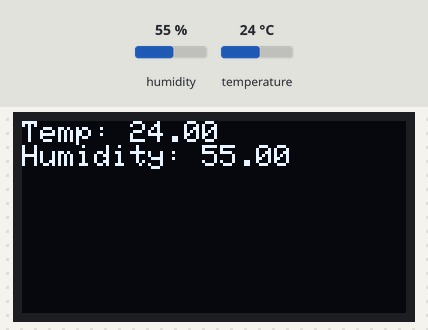
This sketch was run on a simulated ESP32. Shown: 128×64 one-colour display. The inputs (shaded band) are chosen by the test bench; at power-on: temperature 24 °C, humidity 55 %. The display library's start-up logo is not drawn; what the sketch prints to the serial monitor is not drawn.

Above: at 3.2 s.
3.3 s: temperature set to 28 °C
At 5.4 s:
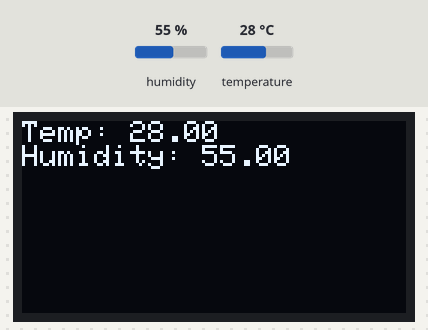
5.7 s: humidity set to 22 %
At 7.3 s:
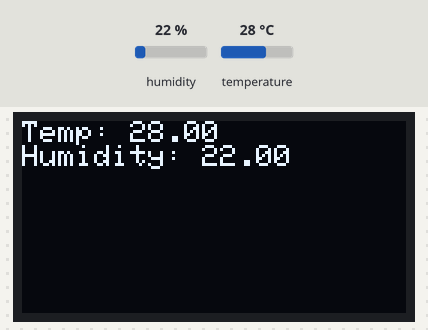
7.8 s: humidity set to 40 %
At 8.8 s:
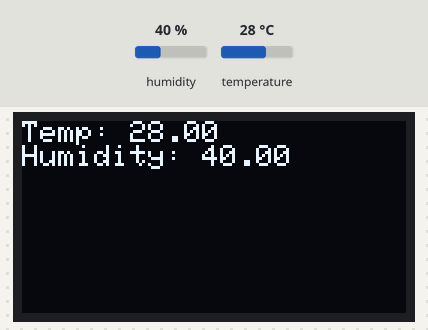
10.0 s: temperature set to 25.8 °C
At 11.6 s:
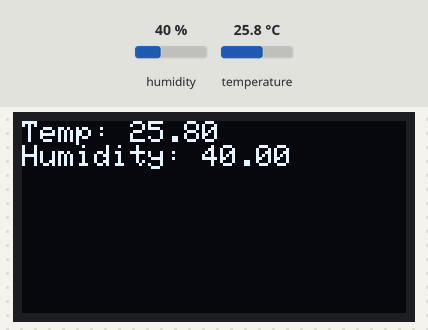
12.1 s: temperature set to 24.6 °C
At 13.2 s:
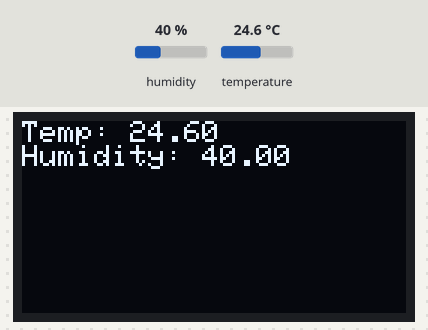
Timing chart, 0 to 15.1 s (numbered marks = the images above; inputs shaded):
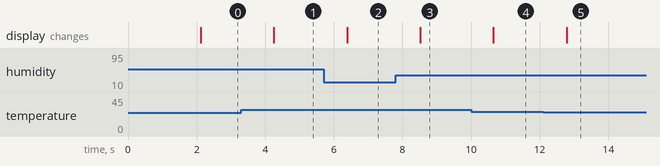

The sketch:

esp32_sht_oled.ino
```cpp
#include <Wire.h>
#include <Adafruit_GFX.h>
#include <Adafruit_SSD1306.h>
#include <Adafruit_SHT31.h>

#define OLED_RESET    -1
Adafruit_SSD1306 display(OLED_RESET);

#define SHT3X_ADDR 0x44
Adafruit_SHT31 sht31 = Adafruit_SHT31();

void setup() {
  Serial.begin(9600);
  if (!display.begin(SSD1306_SWITCHCAPVCC, 0x3C)) { // Address 0x3C for 128x64
    Serial.println(F("SSD1306 allocation failed"));
    for (;;);
  }

  display.display();
  delay(2000);
  display.clearDisplay();
  display.setTextSize(1);
  display.setTextColor(SSD1306_WHITE);
  display.setCursor(0,0);

  if (!sht31.begin(SHT3X_ADDR)) {
    Serial.println("Couldn't find SHT31");
    while (1) delay(1);
  }
}

void loop() {
  display.clearDisplay();
  display.setCursor(0, 0);

  float temp = sht31.readTemperature();
  float humidity = sht31.readHumidity();

  display.print("Temp: ");
  display.println(temp);
  display.print("Humidity: ");
  display.println(humidity);

  Serial.print("Temp: ");
  Serial.println(temp);
  Serial.print("Humidity: ");
  Serial.println(humidity);

  if (temp > 25.0){
    Serial.println("Temperature hot");
  }
  else {
    Serial.println("Temperature normal");
  }

  display.display();
  delay(1000);
}
```

Measured:
- after the input at 3.3 s, the display: changes after 0.95 s (image 1)
- after the input at 5.7 s, the display: changes after 0.69 s (image 2)
- after the input at 7.8 s, the display: changes after 0.72 s (image 3)
- after the input at 10.0 s, the display: changes after 0.65 s (image 4)
- after the input at 12.1 s, the display: changes after 0.68 s (image 5)
